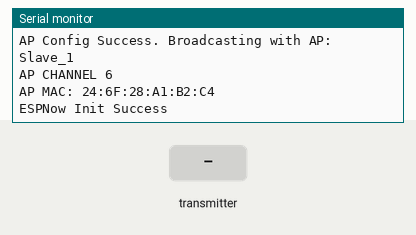
The sketch below on a simulated ESP32. On the bench: the last lines printed to the serial monitor. The test bench sets the inputs (shaded band).

Above: at 1.2 s.
1.3 s: the transmitter starts sending samples = 64
At 1.74 s:
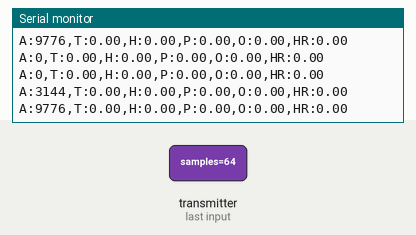
2.8 s: the transmitter starts sending temp_buffer.0 = 25
4.3 s: the transmitter starts sending temp_buffer.1 = 25
5.8 s: the transmitter starts sending temp_buffer.2 = 25
7.3 s: the transmitter starts sending temp_buffer.3 = 25
At 7.76 s:
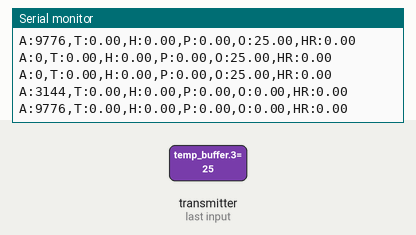
8.8 s: the transmitter starts sending temp_buffer.4 = 25
At 9.24 s:
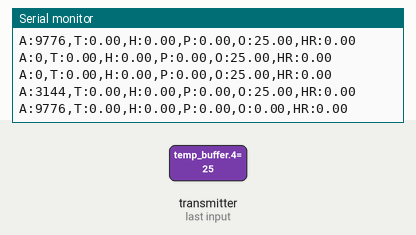
Timing chart, 0 to 11.3 s (numbered marks = the images above; inputs shaded):
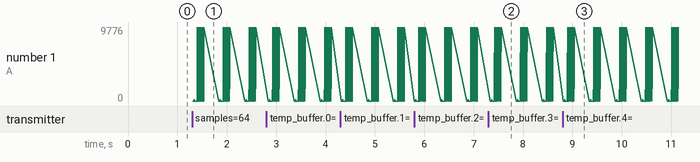

Measured:
- after the input at 1.3 s, the serial monitor: prints a new line at once (image 1)
- after the input at 7.3 s, the serial monitor: prints a new line after 0.12 s (image 2)
- after the input at 8.8 s, the serial monitor: prints a new line after 0.10 s (image 3)

The sketch:

ESPNow_Basic_Slave.ino
```cpp
#include <Arduino.h>
#include <esp_now.h>
#include <WiFi.h>
#include "Wire.h"

/*
Master (DOIT ESP32 - 1) MAC Address -> 94:54:C5:B5:DC:25
Slave (DOIT ESP32 - 2) MAC Address -> 08:A6:F7:B0:7C:91
*/

#define BUFFER_SIZE 10

typedef struct SlaveRX
{
    uint8_t samples;
    float temp_buffer[BUFFER_SIZE];
    float hum_buffer[BUFFER_SIZE];
    float pressure_buffer[BUFFER_SIZE];
    float blood_oxygen_buffer[BUFFER_SIZE];
    float heart_rate_buffer[BUFFER_SIZE];
    int16_t audio_buffer[BUFFER_SIZE];
};
struct SlaveRX RXMsg;

bool ESP_RX_Complete = false;

#define CHANNEL 3

// Init ESP Now with fallback
void InitESPNow()
{
  WiFi.disconnect();
  if (esp_now_init() == ESP_OK)
  {
    Serial.println("ESPNow Init Success");
  }
  else
  {
    Serial.println("ESPNow Init Failed");
    ESP.restart();
  }
}

// config AP SSID
void configDeviceAP()
{
  const char *SSID = "Slave_1";
  bool result = WiFi.softAP(SSID, "Slave_1_Password", CHANNEL, 0);
  if (!result)
  {
    Serial.println("AP Config failed.");
  }
  else
  {
    Serial.println("AP Config Success. Broadcasting with AP: " + String(SSID));
    Serial.print("AP CHANNEL ");
    Serial.println(WiFi.channel());
  }
}

// callback when data is recv from Master
void OnDataRecv(const esp_now_recv_info_t *recv_info, const uint8_t *incomingData, int len)
{
  memcpy(&RXMsg, incomingData, sizeof(RXMsg));

  // Print each sample as a separate line
  for (int i = 0; i < RXMsg.samples; i++)
  {
    Serial.print("A:"); // Audio
    Serial.print(RXMsg.audio_buffer[i]);
    Serial.print(",T:"); // Temperature
    Serial.print(RXMsg.temp_buffer[i], 2);
    Serial.print(",H:"); // Humidity
    Serial.print(RXMsg.hum_buffer[i], 2);
    Serial.print(",P:"); // Pressure
    Serial.print(RXMsg.pressure_buffer[i], 2);
    Serial.print(",O:"); // Oxygen
    Serial.print(RXMsg.blood_oxygen_buffer[i], 2);
    Serial.print(",HR:"); // Heart Rate
    Serial.print(RXMsg.heart_rate_buffer[i], 2);
    Serial.println();
  }

  /* Check the sender's MAC address to check the identity of the sender*/ // debug use
  // char macStr[18];
  // snprintf(macStr, sizeof(macStr), "%02x:%02x:%02x:%02x:%02x:%02x",
  //          recv_info->src_addr[0], recv_info->src_addr[1], recv_info->src_addr[2],
  //          recv_info->src_addr[3], recv_info->src_addr[4], recv_info->src_addr[5]);
  // Serial.print("Last Packet Recv from: "); Serial.println(macStr);

  // Serial.print("Last Packet Recv Data: ");
  // Serial.println(RXMsg);

  // Serial.println("");
}

void setup()
{
  // intialize the serial port
  Serial.begin(115200);
  delay(10);

  // initialize the ESP-NOW communication
  // Set device in AP mode to begin with
  WiFi.mode(WIFI_AP);

  // configure device AP mode
  configDeviceAP();

  // This is the mac address of the Slave in AP Mode
  Serial.print("AP MAC: ");
  Serial.println(WiFi.softAPmacAddress());

  // Init ESPNow with a fallback logic
  InitESPNow();

  // Once ESPNow is successfully Init, we will register for recv CB to
  // get recv packer info.
  esp_now_register_recv_cb(OnDataRecv);
}

void loop()
{
  // delay(1000);
}
```
